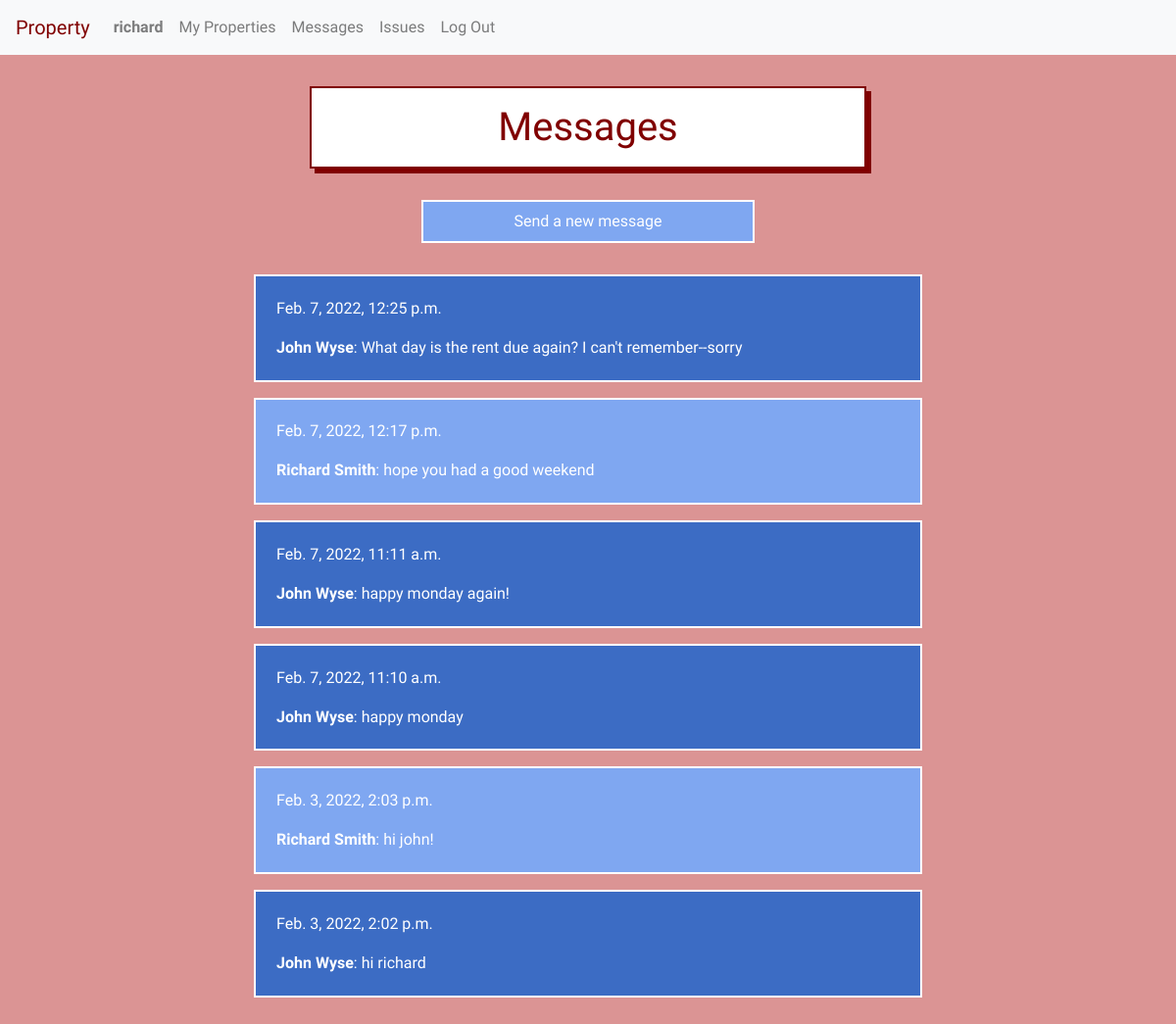
The page /unit_messages/3 (signed in) on the database as committed earlier.
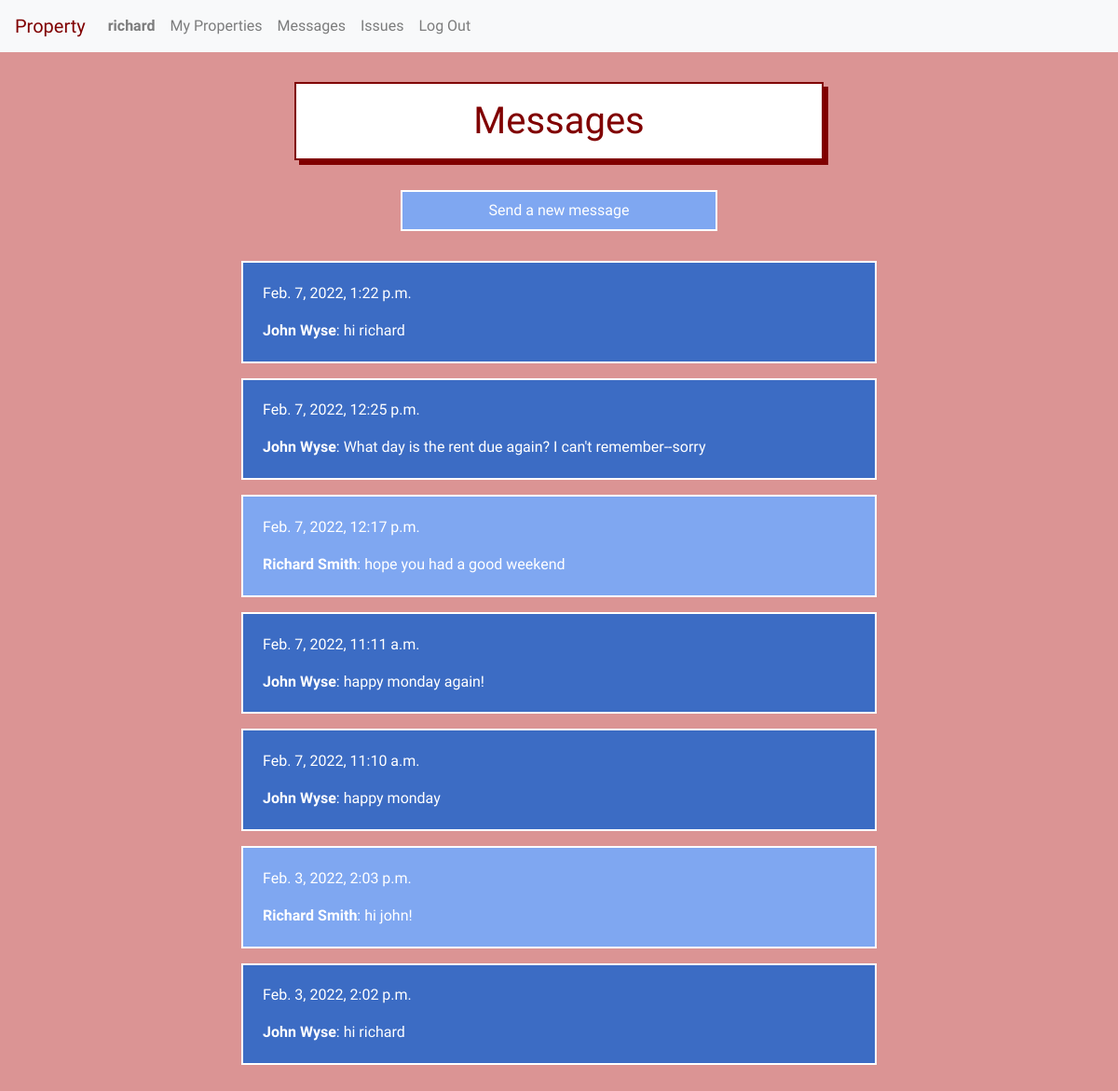
The same page on the database as committed later.
### property/models.py (models this page shows, shortened)
class Message(models.Model):
    sender = models.ForeignKey(User, on_delete=models.CASCADE, related_name="senders")
    recipient = models.ForeignKey(User, on_delete=models.CASCADE, related_name="recipients")
    timestamp = models.DateTimeField(default=timezone.now)
    image = models.URLField(blank=True, default='', max_length=1000)
    text = models.TextField(max_length=1000, default=" ", null=False, blank=False)
    read = models.BooleanField(default=False)

class User(AbstractUser):
    tenant = models.BooleanField(default=True)
    manager = models.BooleanField(default=False)

### property/views.py (the view)
# urls.py: path("unit_messages/<int:unit_id>", views.unit_messages, name="unit_messages"),
@login_required
def unit_messages(request, unit_id):
    if request.method == "GET":
        unit = Unit.objects.get(id=unit_id)
        messages = Message.objects.filter(sender=unit.manager).filter(recipient=unit.tenant) | Message.objects.filter(recipient=unit.manager).filter(sender=unit.tenant)
        ordered_messages = Message.objects.filter(id__in=messages).order_by('-timestamp')
        return render(request, 'property/unit_messages.html', {
            "messages": ordered_messages,
            "unit": unit
        })
    else:
        return render(request, 'property/error.html')

### property/templates/property/unit_messages.html (shortened to what this page needs)
{% extends "property/layout.html" %}
{% block body %}
<h1>Messages</h1>
{% if user.manager %}
    <button onclick="show_send_message_form_block()" class="send_a_message">Send a new message</button>
    {% for message in messages %}
    <div class="listed-item-messages-{{message.sender.tenant}}">
        <div class="original_message_content">
            <p class="timestamp">{{ message.timestamp }}</p>
            <p id="original_content_{{message.id}}"><strong>{{ message.sender.first_name }} {{ message.sender.last_name }}</strong>: {{ message.text }}</p>
        </div>
    </div>
    {% endfor %}
{% else %}
Only property managers can see this page.
Click messages in the navigation bar to see your messages.
{% endif %}
{% endblock %}

Rows that differ between the two databases and show on the page:
added Message: timestamp "Feb. 7, 2022, 1:22 p.m.", sender.first_name "John", sender.last_name "Wyse", text "hi richard"
